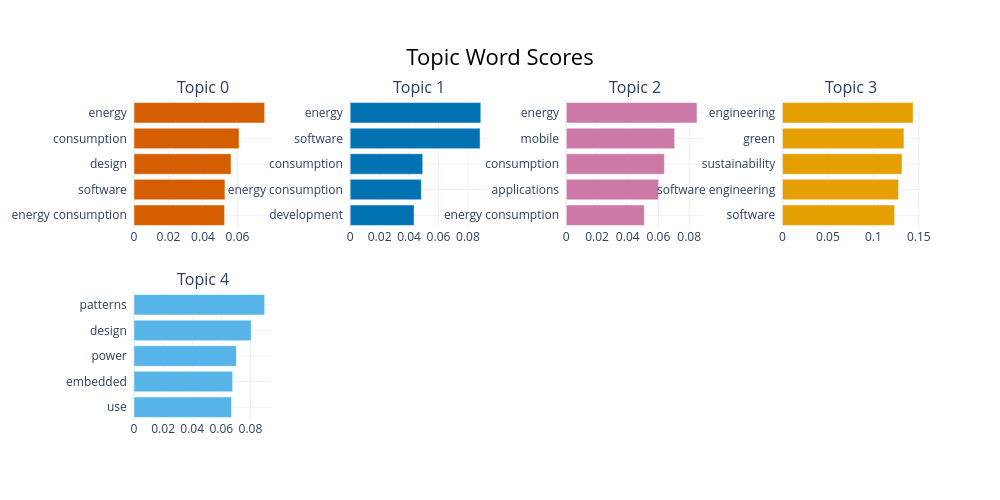

Notebook code for this chart:
### Markdown cell above
## 7. Topic Word Scores and Hierarchy

### Code cell
# 3. Visualize Topic Word Scores
fig_barchart = topic_model.visualize_barchart()
fig_barchart.show()
fig_barchart.write_html(f"../output/02-BERTopic/{iteration}/topic_word_scores.html")

### Figure 1 — Plotly figure (JSON) as saved in the notebook; plotly's stock layout.template omitted (floating-point values rounded to 4 significant figures)
{"data": [{"marker": {"color": "#D55E00"}, "orientation": "h", "type": "bar", "x": [0.05251, 0.05273, 0.05625, 0.06088, 0.07574], "xaxis": "x", "y": ["energy consumption  ", "software  ", "design  ", "consumption  ", "energy  "], "yaxis": "y"}, {"marker": {"color": "#0072B2"}, "orientation": "h", "type": "bar", "x": [0.04343, 0.04835, 0.04931, 0.08825, 0.08874], "xaxis": "x2", "y": ["development  ", "energy consumption  ", "consumption  ", "software  ", "energy  "], "yaxis": "y2"}, {"marker": {"color": "#CC79A7"}, "orientation": "h", "type": "bar", "x": [0.05081, 0.06012, 0.06389, 0.07054, 0.08507], "xaxis": "x3", "y": ["energy consumption  ", "applications  ", "consumption  ", "mobile  ", "energy  "], "yaxis": "y3"}, {"marker": {"color": "#E69F00"}, "orientation": "h", "type": "bar", "x": [0.1234, 0.1277, 0.1315, 0.1336, 0.1437], "xaxis": "x4", "y": ["software  ", "software engineering  ", "sustainability  ", "green  ", "engineering  "], "yaxis": "y4"}, {"marker": {"color": "#56B4E9"}, "orientation": "h", "type": "bar", "x": [0.06701, 0.06777, 0.07038, 0.08054, 0.08979], "xaxis": "x5", "y": ["use  ", "embedded  ", "power  ", "design  ", "patterns  "], "yaxis": "y5"}], "layout": {"annotations": [{"font": {"size": 16}, "showarrow": false, "text": "Topic 0", "x": 0.0875, "xanchor": "center", "xref": "paper", "y": 1, "yanchor": "bottom", "yref": "paper"}, {"font": {"size": 16}, "showarrow": false, "text": "Topic 1", "x": 0.3625, "xanchor": "center", "xref": "paper", "y": 1, "yanchor": "bottom", "yref": "paper"}, {"font": {"size": 16}, "showarrow": false, "text": "Topic 2", "x": 0.6375, "xanchor": "center", "xref": "paper", "y": 1, "yanchor": "bottom", "yref": "paper"}, {"font": {"size": 16}, "showarrow": false, "text": "Topic 3", "x": 0.9125, "xanchor": "center", "xref": "paper", "y": 1, "yanchor": "bottom", "yref": "paper"}, {"font": {"size": 16}, "showarrow": false, "text": "Topic 4", "x": 0.0875, "xanchor": "center", "xref": "paper", "y": 0.4, "yanchor": "bottom", "yref": "paper"}], "height": 500, "hoverlabel": {"bgcolor": "white", "font": {"family": "Rockwell", "size": 16}}, "showlegend": false, "title": {"font": {"color": "Black", "size": 22}, "text": "Topic Word Scores", "x": 0.5, "xanchor": "center", "yanchor": "top"}, "width": 1000, "xaxis": {"anchor": "y", "domain": [0, 0.175], "showgrid": true}, "xaxis2": {"anchor": "y2", "domain": [0.275, 0.45], "showgrid": true}, "xaxis3": {"anchor": "y3", "domain": [0.55, 0.725], "showgrid": true}, "xaxis4": {"anchor": "y4", "domain": [0.825, 1], "showgrid": true}, "xaxis5": {"anchor": "y5", "domain": [0, 0.175], "showgrid": true}, "xaxis6": {"anchor": "y6", "domain": [0.275, 0.45], "showgrid": true}, "xaxis7": {"anchor": "y7", "domain": [0.55, 0.725], "showgrid": true}, "xaxis8": {"anchor": "y8", "domain": [0.825, 1], "showgrid": true}, "yaxis": {"anchor": "x", "domain": [0.6, 1], "showgrid": true}, "yaxis2": {"anchor": "x2", "domain": [0.6, 1], "showgrid": true}, "yaxis3": {"anchor": "x3", "domain": [0.6, 1], "showgrid": true}, "yaxis4": {"anchor": "x4", "domain": [0.6, 1], "showgrid": true}, "yaxis5": {"anchor": "x5", "domain": [0, 0.4], "showgrid": true}, "yaxis6": {"anchor": "x6", "domain": [0, 0.4], "showgrid": true}, "yaxis7": {"anchor": "x7", "domain": [0, 0.4], "showgrid": true}, "yaxis8": {"anchor": "x8", "domain": [0, 0.4], "showgrid": true}}}
